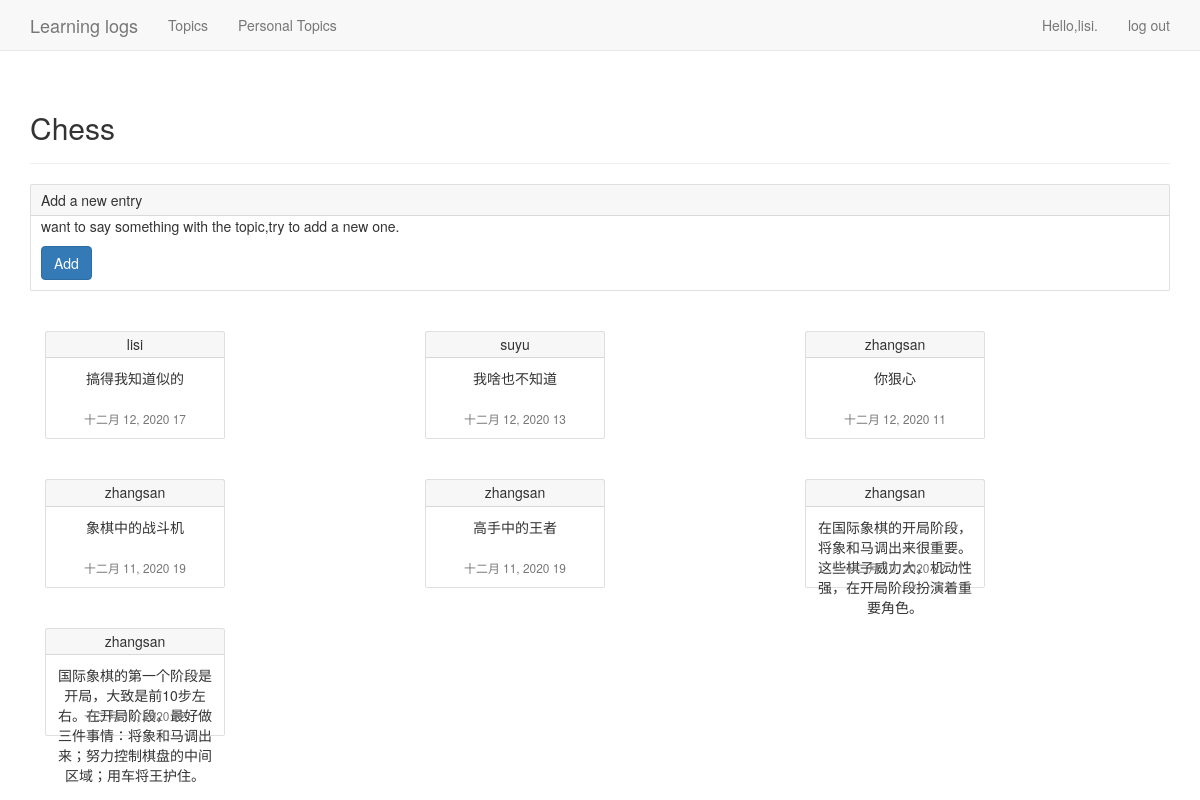
Page /topics/1/ (signed in) on the committed database.
### learning_logs/models.py (models this page shows, shortened)
class Topic(models.Model):
    text = models.CharField(max_length=200)
    brief = models.CharField(max_length=100)
    date_added = models.DateTimeField(auto_now_add=True)
    owner = models.ForeignKey(User, on_delete=models.CASCADE)
    public = models.BooleanField()
    def __str__(self):
        return self.text

class Entry(models.Model):
    topic = models.ForeignKey(Topic, on_delete=models.CASCADE)
    text = models.TextField()
    date_added = models.DateTimeField(auto_now_add=True)
    owner = models.ForeignKey(User,on_delete=models.CASCADE)
    class Mete:
        verbose_name_plural = 'entries'

### learning_logs/views.py (the view)
# urls.py: path('topics/<int:id>/', views.topic, name='topic'),
@login_required
def topic(request, id):
    topic = Topic.objects.get(id=id)
    check_topic_public(request,topic)
    entries = topic.entry_set.order_by('-date_added')
    context = {'topic': topic, 'entries': entries}
    return render(request, 'learning_logs/topic.html', context)

### learning_logs/check.py (called while the page is built)
def check_topic_public(request,topic):
    if not topic.public and request.user!=topic.owner:
        raise Http404

### templates/learning_logs/topic.html (shortened to what this page needs)
<!DOCTYPE html>
<html lang="en">
<head>
</head>
<body>
    {% extends 'learning_logs/base.html' %}
    {% block header %}
        <h2>{{ topic }}</h2>
    {% endblock header %}
    {% block content %}
        <div class="card">
          <div class="card-header">
            Add a new entry
          </div>
          <div class="card-body">
            <p class="card-text">want to say something with the topic,try to add a new one.</p>
             <a href="{% url 'learning_logs:new_entry' topic.id %}" class="btn btn-primary">Add</a>
          </div>
        </div>
        {% for entry in entries %}
               <div class="col-sm-4">
                <div class="card" style="width: 18rem;"  >
                    <h5 class="card-header">{{ entry.owner }}
                    </h5>
                  <div class="card-body">
                    <p class="little-card-text">{{ entry.text }}</p>
                     <div class="card-footer">
                      <small class="text-muted">{{ entry.date_added|date:'M d, Y H' }}</small>
                    </div>
                  </div>
                </div>
               </div>
        {% empty %}
                There are no entries for this topic.
        {% endfor %}
    {% endblock content %}

### templates/learning_logs/base.html (shortened to what this page needs)
{% load bootstrap3 %}
<!DOCTYPE html>
<html lang="en">
<head>
    {% bootstrap_css %}
</head>
<body>
    <nav class="navbar navbar-default navbar-static-top">
        <div class="container">
            <div class="navbar-header">
                <a class="navbar-brand" href="{%  url 'learning_logs:index' %}">
                    Learning logs
                </a>
            </div>
            <div id="navbar" class="navbar-collapse collapse">
                <ul class="nav navbar-nav">
                    <li><a href="{% url 'learning_logs:topics' %}">Topics</a> </li>
                    <li><a href="{% url 'learning_logs:personal_topic' %}">Personal Topics</a></li>
                </ul>
                <ul class="nav navbar-nav navbar-right">
                    {% if user.is_authenticated %}
                        <li><a>Hello,{{ user.username }}.</a></li>
                        <li><a href="{% url 'users:logout' %}">log out</a></li>
                    {% else %}
                        <li><a href="{% url 'users:register' %}">register</a></li>
                        <li><a href="{% url 'users:login' %}">log in</a></li>
                    {% endif %}
                </ul>
            </div>
        </div>
    </nav>
    <div class="container">
        <div class="page-header">
            {% block header %}{% endblock header %}
        </div>
        <div>
            {% block content %}{% endblock content %}
        </div>
    </div>
</body>
</html>

### templates/learning_logs/topic.html (style rules this page uses)
.card { position: relative; display: flex; flex-direction: column; min-width: 0; word-wrap: break-word; background-color: #fff; background-clip: border-box; border: 1px solid rgba(0,0,0,.125); border-radius: .25rem; margin-bottom: 4rem; }
.card-body { flex: 1 1 auto; padding: 0 1rem 1rem 1rem; }
.card-header { padding: .5rem 1rem; margin-top: 0; background-color: rgba(0,0,0,.03); border-bottom: 1px solid rgba(0,0,0,.125); }
.little-card-text { height: 3rem; }
.col-sm-4 { text-align: center; }

### rows in the picture
Topic: text "Chess"
Entry: owner "lisi", text "搞得我知道似的", date_added "十二月 12, 2020 17"
Entry: owner "suyu", text "我啥也不知道", date_added "十二月 12, 2020 13"
Entry: owner "zhangsan", text "你狠心", date_added "十二月 12, 2020 11"
Entry: owner "zhangsan", text "象棋中的战斗机", date_added "十二月 11, 2020 19"
Entry: owner "zhangsan", text "高手中的王者", date_added "十二月 11, 2020 19"
Entry: owner "zhangsan", text "在国际象棋的开局阶段，将象和马调出来很重要。这些棋子威力大，机动性强，在开局阶段扮演着重要角色。", date_added "十二月 10, 2020 22"
Entry: owner "zhangsan", text "国际象棋的第一个阶段是开局，大致是前10步左右。在开局阶段，最好做三件事情：将象和马调出来；努力控制棋盘的中间区域；用车将王护住。", date_added "十二月 10, 2020 22"

### other values in the picture
{{ user.username }} "lisi"
